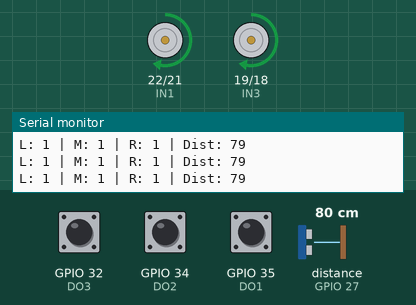
A sketch run on a simulated ESP32. On the bench: motor-driver pin pairs drawn as motors (green arrow = first pin HIGH = forward, orange = second pin HIGH = backward, longer = more drive, scaled by the enable pin), the last lines printed to the serial monitor. Wiring (inferred from the names in the program): ultrasonic range finder: trigger GPIO 14; echo GPIO 27. Inputs (shaded band) come from the test bench; at power-on: distance to the obstacle (sensor on GPIO 27) 80 cm, GPIO 32 (DO3) HIGH, GPIO 34 (DO2) HIGH, GPIO 35 (DO1) HIGH. The echo pulse lasts 58.3 µs per cm.

Above: at 1.2 s.
1.3 s: distance to the obstacle (sensor on GPIO 27) set to 22 cm
2.8 s: distance to the obstacle (sensor on GPIO 27) set to 18 cm
At 3.5 s:
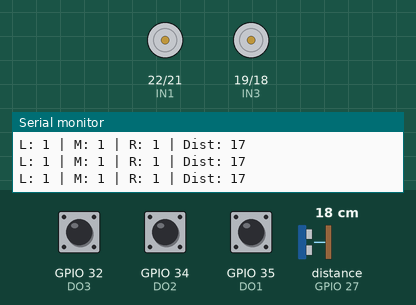
4.3 s: distance to the obstacle (sensor on GPIO 27) set to 35 cm
At 5.5 s:
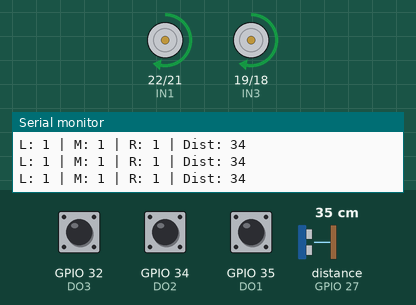
5.8 s: distance to the obstacle (sensor on GPIO 27) set to 2 cm
At 7.0 s:
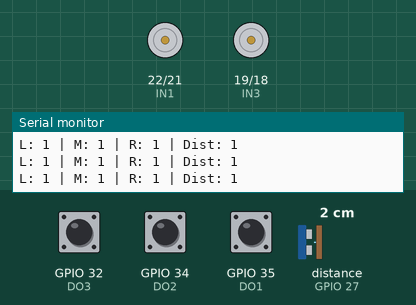
Timing chart, 0 to 8.3 s (numbered marks = the images above; inputs shaded):
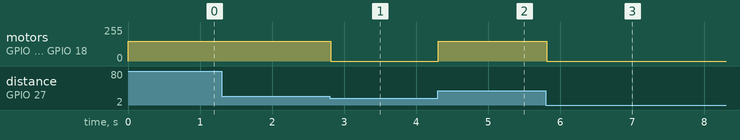

The sketch:

AGV-Assembly-code.ino
```cpp
#include <Arduino.h>
// Pins und Variablen für die Motoren
const int ENA = 23; // PMW Pin für den linken Motor
const int IN1 =22 ;// motor Left
const int IN2 =21 ;// motor Left
const int ENB = 4; // PMW Pin für den rechten Motor
const int IN3 =19 ; // motor Right
const int IN4 =18 ;// motor Right
// Pins und Variablen für die Sensoren
const int trig = 14; // Pin für den Trigger des Ultraschallsensors
const int echo = 27; // Pin für das Echo des Ultraschallsensors
const int DO1 =35 ;// Pins für rechte linien-Sensor
const int DO2 =34 ;// Pins für mittlere Sensor
const int DO3 =32 ; // Pins für Linke Sensor
// ---ESP 32 PWM Frequenz und Auflösung
const int freq = 3000; // Frequenz für PWM
const int resolution = 8; // Auflösung für PWM (0 bis 255)
const int channelA = 0; // Kanal für linken Motor
const int channelB = 1; // Kanal für rechten Motor

// Geschwindigkeit der Motoren (0 bis 255)
const int speed_forward = 150; //  Geschwindigkeit für vorwärts
const int speed_curve = 100; //  Geschwindigkeit für Kurvenfahrt
const int speed_stop = 0; //  Geschwindigkeit für Stop

// Definition des Zustands des Roboters FSM
enum state {STOP,
    FORWARD,
    LEFT,
    RIGHT};
 state currentState = STOP; // Initialisierung des Zustands auf STOP
 void setup(){
    Serial.begin(115200);  // damit ich den Ausgäge im monitor lesen kann
  // Initialisierung der Motoren
  pinMode(IN1, OUTPUT);
  pinMode(IN2, OUTPUT);
  pinMode(IN3, OUTPUT);
  pinMode(IN4, OUTPUT);
  digitalWrite(IN1, LOW);
  digitalWrite(IN2, LOW);
  digitalWrite(IN3, LOW);
  digitalWrite(IN4, LOW);

  // Initialisierung der Sensoren
  pinMode(trig, OUTPUT);
  pinMode(echo, INPUT);
  pinMode(DO1, INPUT);
  pinMode(DO2, INPUT);
  pinMode(DO3, INPUT);
    stop(); // Roboter im STOP-Zustand starten
    // Initialisierung der PWM für die Motoren

  ledcAttach(ENA,freq, resolution); // linken Motor an Kanal 0 anschließen
  ledcAttach(ENB,freq, resolution); // rechten Motor an Kanal 1
 }
 void loop(){
 int rechtesensor = digitalRead(DO1);
 int mittlereSensor = digitalRead(DO2);
 int linkesSensor = digitalRead(DO3);
 int distanz = messen(); // Distanz messen
 // live werte im seriellen monitor anzeigen
 Serial.print("L: "); Serial.print(linkesSensor);
  Serial.print(" | M: "); Serial.print(mittlereSensor);
  Serial.print(" | R: "); Serial.print(rechtesensor);
  Serial.print(" | Dist: "); Serial.println(distanz);
 // FSM Logik
if (distanz < 20) { // Wenn die Distanz kleiner als 20 cm ist
    currentState = STOP; // Zustand auf STOP setzen
  } else if ((linkesSensor == LOW && mittlereSensor == HIGH && rechtesensor == LOW)||(linkesSensor == HIGH && mittlereSensor == HIGH)||(mittlereSensor == HIGH && rechtesensor == HIGH)) {
    currentState = FORWARD; // Zustand auf FORWARD setzen
  } else if (linkesSensor == LOW && mittlereSensor == LOW && rechtesensor == HIGH) {
    currentState = RIGHT; // Zustand auf RIGHT setzen
  } else if (linkesSensor == HIGH && mittlereSensor == LOW && rechtesensor == LOW) {
    currentState = LEFT; // Zustand auf LEFT setzen
  } else {
    currentState = STOP; // Zustand auf STOP setzen
  }
  // Aktionen basierend auf dem aktuellen Zustand
  switch (currentState) {
    case STOP:
      stop();
      break;
    case FORWARD:
      vorwaerts();
      break;
    case LEFT:
      Links();
      break;
    case RIGHT:
      Rechts();
      break;
  }
  delay(10); // Kurze Verzögerung, um die Schleife zu stabilisieren
 }
 // Funktionen für die Bewegungen des Roboters
void stop(){
    digitalWrite(IN1, LOW);
    digitalWrite(IN2, LOW);
    digitalWrite(IN3, LOW);
    digitalWrite(IN4, LOW);
    // Geschwindigkeit der Motoren begrenzen
    ledcWrite(ENA, speed_stop); // Geschwindigkeit für linken Motor auf 0 setzen
    ledcWrite(ENB, speed_stop); // Geschwindigkeit für rechten Motor auf 0 setzen
}
void vorwaerts(){
    digitalWrite(IN1, HIGH);
    digitalWrite(IN2, LOW);
    digitalWrite(IN3, HIGH);
    digitalWrite(IN4, LOW);
    // Geschwindigkeit der Motoren begrenzen
    ledcWrite(ENA, speed_forward); // Geschwindigkeit für linken Motor setzen
    ledcWrite(ENB, speed_forward); // Geschwindigkeit für rechten Motor setzen
}


void Links(){
    digitalWrite(IN1, LOW);
    digitalWrite(IN2, HIGH);
    digitalWrite(IN3, HIGH);
    digitalWrite(IN4, LOW);
    // Geschwindigkeit der Motoren begrenzen
    ledcWrite(ENA, speed_curve); // Geschwindigkeit für linken Motor setzen
    ledcWrite(ENB, speed_forward); // Geschwindigkeit für rechten Motor setzen
}
void Rechts(){
    digitalWrite(IN1, HIGH);
    digitalWrite(IN2, LOW);
    digitalWrite(IN3, LOW);
    digitalWrite(IN4, HIGH);
    // Geschwindigkeit der Motoren begrenzen
    ledcWrite(ENA, speed_forward); // Geschwindigkeit für linken Motor setzen
    ledcWrite(ENB, speed_curve); // Geschwindigkeit für rechten Motor setzen
}
// Funktion zum Messen der Distanz
int  messen(){ // Funktion zum Messen der Distanz
    digitalWrite(trig, LOW);
    delayMicroseconds(2);
    digitalWrite(trig, HIGH);
    delayMicroseconds(10);
    digitalWrite(trig, LOW);
    long dauer = pulseIn(echo, HIGH); // Dauer speichern, bis das Echo zurückkommt
    int distanz = dauer * 0.034 / 2; // Distanz in cm berechnen (Schallgeschwindigkeit: 343 m/s)
    return distanz; // Distanz zurückgeben
}
```

Measured:
- the behaviour switches between 21 and 20 cm on distance to the obstacle (sensor on GPIO 27) (found by bisection; images 0 and 1)
- after the input at 2.8 s, motor on GPIO 22 (IN1) / GPIO 21 (IN2), motor on GPIO 19 (IN3) / GPIO 18 (IN4): forward 149/255 → stopped at once
- after the input at 4.3 s, motor on GPIO 22 (IN1) / GPIO 21 (IN2), motor on GPIO 19 (IN3) / GPIO 18 (IN4): stopped → forward 149/255 at once
- after the input at 5.8 s, motor on GPIO 22 (IN1) / GPIO 21 (IN2), motor on GPIO 19 (IN3) / GPIO 18 (IN4): forward 149/255 → stopped at once
